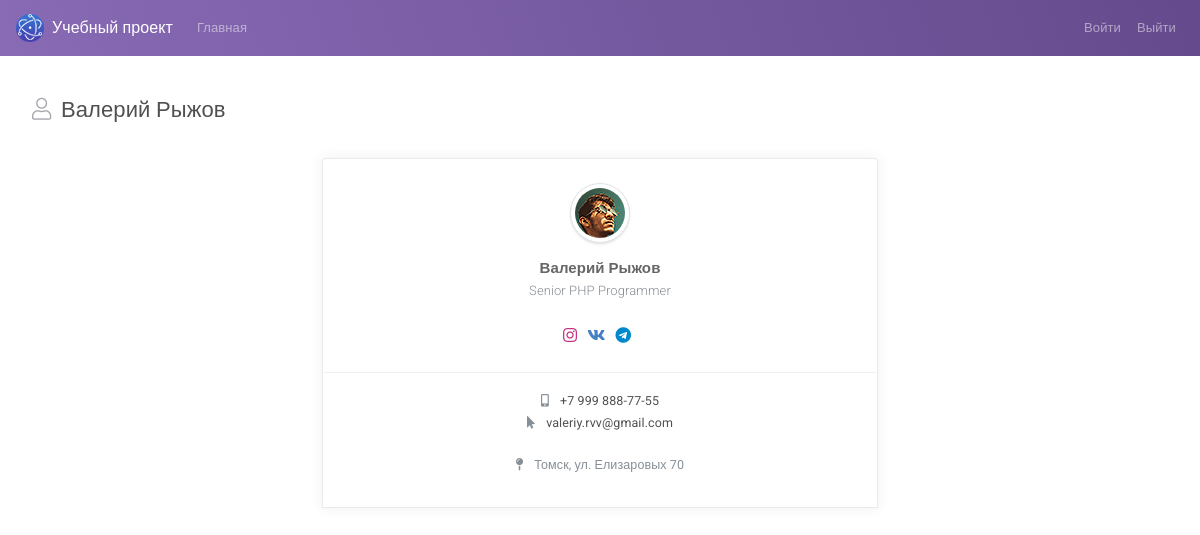
The page /page_profile.php?id=1 (signed in) on the database its author committed.
### tables this page shows
CREATE TABLE `users` (
  `id` int NOT NULL,
  `email` varchar(255) NOT NULL,
  `password` varchar(255) NOT NULL,
  `name` varchar(255) NOT NULL,
  `job_title` varchar(255) NOT NULL,
  `status` varchar(255) NOT NULL,
  `image` varchar(255) NOT NULL,
  `phone` varchar(255) NOT NULL,
  `address` varchar(255) NOT NULL,
  `vk` varchar(255) NOT NULL,
  `telegram` varchar(255) NOT NULL,
  `instagram` varchar(255) NOT NULL,
  `role` varchar(255) NOT NULL
);

### functions.php (called while the page is built, shortened)
<?php
function get_user_by_id($id) {
	$pdo = new PDO("mysql:host=localhost;dbname=in_deep_project", "root", "");
	$sql = "SELECT * FROM users WHERE id=:id";
	$statement = $pdo->prepare($sql);
	$statement->execute(["id" => $id]);
	return $statement->fetch(PDO::FETCH_ASSOC);
}
?>

### page_profile.php (the view, shortened to what this page needs)
<?php
require "functions.php";
$user = get_user_by_id($_GET['id']);
?>
<!DOCTYPE html>
<html lang="en">
<head>
    <link id="vendorsbundle" rel="stylesheet" media="screen, print" href="css/vendors.bundle.css">
    <link id="appbundle" rel="stylesheet" media="screen, print" href="css/app.bundle.css">
    <link id="myskin" rel="stylesheet" media="screen, print" href="css/skins/skin-master.css">
    <link rel="stylesheet" media="screen, print" href="css/fa-solid.css">
    <link rel="stylesheet" media="screen, print" href="css/fa-brands.css">
    <link rel="stylesheet" media="screen, print" href="css/fa-regular.css">
</head>
    <body class="mod-bg-1 mod-nav-link">
        <nav class="navbar navbar-expand-lg navbar-dark bg-primary bg-primary-gradient">
            <a class="navbar-brand d-flex align-items-center fw-500" href="users.php"><img alt="logo" class="d-inline-block align-top mr-2" src="img/logo.png"> Учебный проект</a>
            <div class="collapse navbar-collapse" id="navbarColor02">
                <ul class="navbar-nav mr-auto">
                    <li class="nav-item ">
                        <a class="nav-link" href="users.php">Главная</a>
                    </li>
                </ul>
                <ul class="navbar-nav ml-auto">
                    <li class="nav-item">
                        <a class="nav-link" href="page_login.php">Войти</a>
                    </li>
                    <li class="nav-item">
                        <a class="nav-link" href="logout.php">Выйти</a>
                    </li>
                </ul>
            </div>
        </nav>
        <main id="js-page-content" role="main" class="page-content mt-3">
            <div class="subheader">
                <h1 class="subheader-title">
                    <i class='subheader-icon fal fa-user'></i> <?php echo $user['name'];?>
                </h1>
            </div>
            <div class="row">
              <div class="col-lg-6 col-xl-6 m-auto">
                    <div class="card mb-g rounded-top">
                        <div class="row no-gutters row-grid">
                            <div class="col-12">
                                <div class="d-flex flex-column align-items-center justify-content-center p-4">
                                    <img src="img/demo/avatars/<?php echo $user['image'];?>" class="rounded-circle shadow-2 img-thumbnail" alt="">
                                    <h5 class="mb-0 fw-700 text-center mt-3">
                                        <?php echo $user['name'];?>
                                        <small class="text-muted mb-0"><?php echo $user['job_title'];?></small>
                                    </h5>
                                    <div class="mt-4 text-center demo">
                                        <a href="<?php echo $user['instagram'];?>" class="fs-xl" style="color:#C13584">
                                            <i class="fab fa-instagram"></i>
                                        </a>
                                        <a href="<?php echo $user['vk'];?>" class="fs-xl" style="color:#4680C2">
                                            <i class="fab fa-vk"></i>
                                        </a>
                                        <a href="<?php echo $user['telegram'];?>" class="fs-xl" style="color:#0088cc">
                                            <i class="fab fa-telegram"></i>
                                        </a>
                                    </div>
                                </div>
                            </div>
                            <div class="col-12">
                                <div class="p-3 text-center">
                                    <a href="tel:+13174562564" class="mt-1 d-block fs-sm fw-400 text-dark">
                                        <i class="fas fa-mobile-alt text-muted mr-2"></i> <?php echo $user['phone'];?></a>
                                    <a href="mailto:oliver.kopyov@marlin.ru" class="mt-1 d-block fs-sm fw-400 text-dark">
                                        <i class="fas fa-mouse-pointer text-muted mr-2"></i> <?php echo $user['email'];?></a>
                                    <address class="fs-sm fw-400 mt-4 text-muted">
                                        <i class="fas fa-map-pin mr-2"></i> <?php echo $user['address'];?>
                                    </address>
                                </div>
                            </div>
                        </div>
                    </div>
               </div>
            </div>
        </main>
    </body>
</html>

### css/fa-solid.css (style rules this page uses)
.fa,.fas { font-family:'Font Awesome 5 Pro';font-weight:900 }

### css/fa-brands.css (style rules this page uses)
.fab { font-family:'Font Awesome 5 Brands';font-weight:400 }

### rows shown on the page
users: name "Валерий Рыжов", image (picture), job_title "Senior PHP Programmer", phone "+7 999 888-77-55", email "valeriy.rvv@gmail.com", address "Томск, ул. Елизаровых 70"
